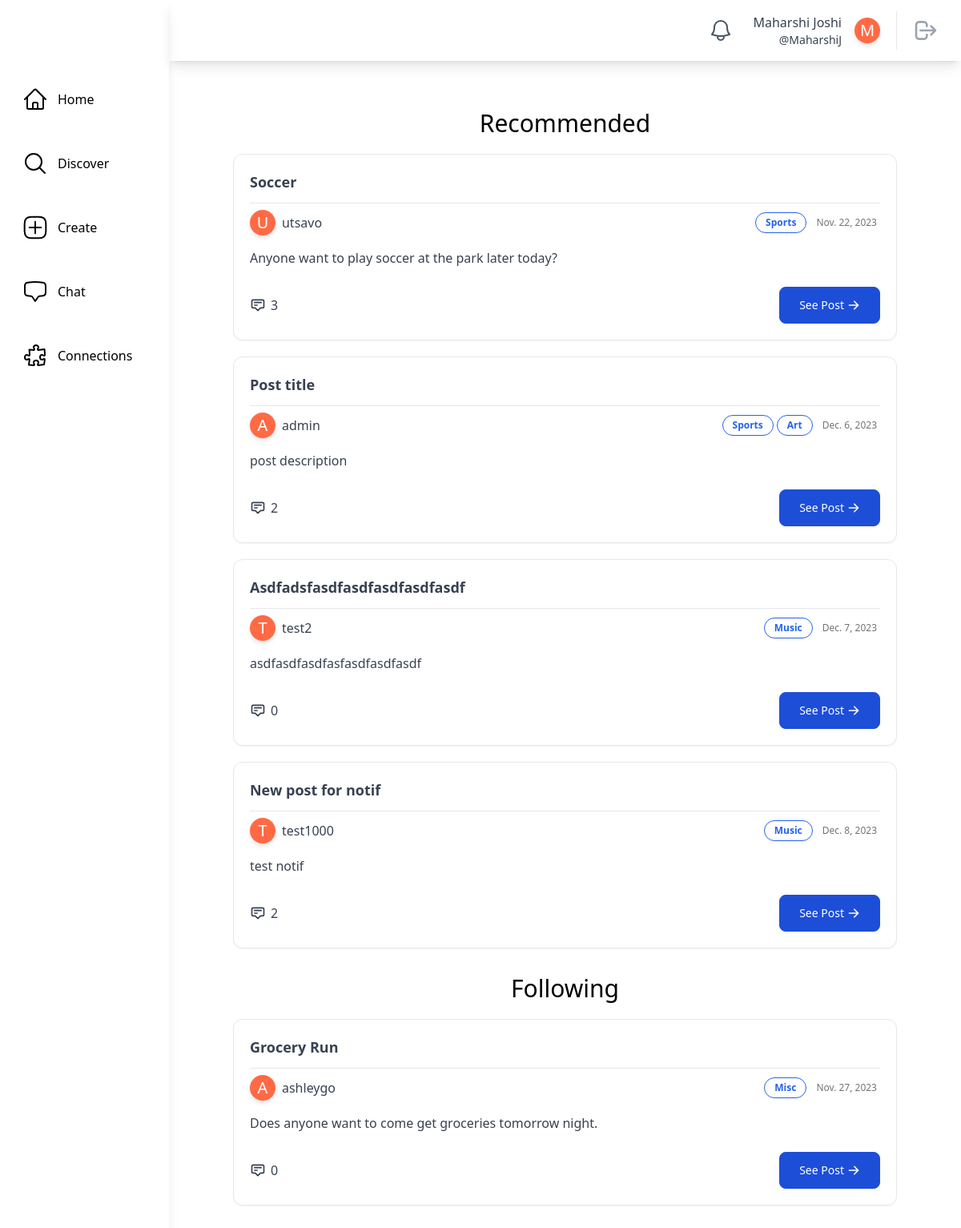
Page /home/ (signed in) on the earlier database version.
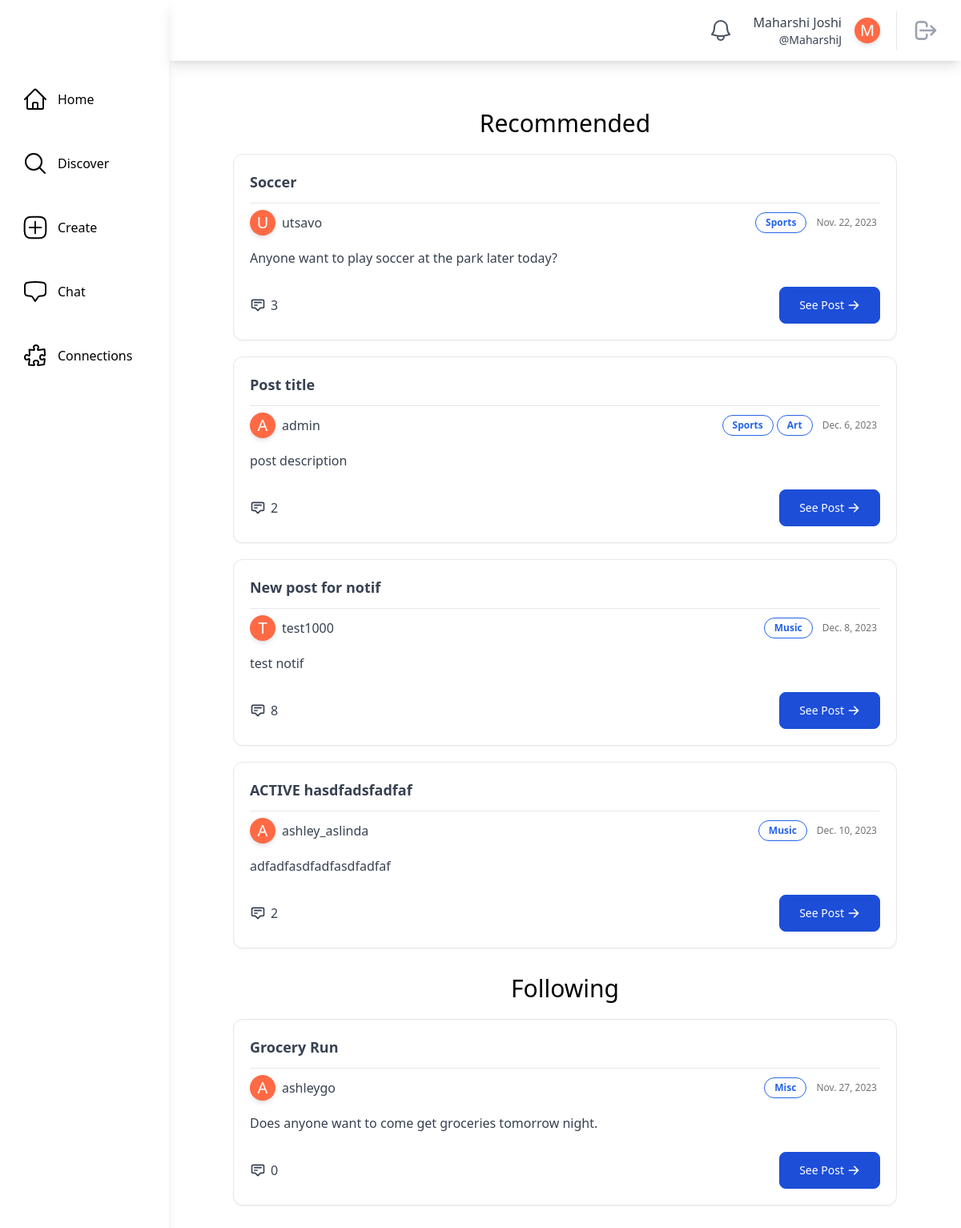
Same page on the later database version.
### main/models.py (models this page shows, shortened)
class SocialUser(AbstractUser):
    class Pronouns(models.IntegerChoices):
        SHE = 1, _("She/Her")
        HE = 2, _("He/Him")
        THEY = 3, _("They/Them")
        OTHER = 4, _("Other/Prefer Not To Say")
    username = models.CharField(max_length=30, unique=True)
    email = models.EmailField(unique=True, default="@nyu.edu")
    full_name = models.CharField(max_length=50, default="")
    pronouns = models.IntegerField(default=Pronouns.OTHER, choices=Pronouns.choices)
    date_of_birth = models.DateField(null=True, validators=[validate_age])
    major = models.CharField(max_length=100, default="undeclared")
    tags = models.ManyToManyField(InterestTag, related_name="tags")
    profile_picture = models.ImageField(
        upload_to="profile_pics/", null=True, blank=True
    )
    timestamp = models.DateTimeField("timestamp", default=timezone.now)  # joined

class InterestTag(models.Model):
    name = models.CharField(max_length=50, unique=True)
    class Meta:
        db_table = "interest_tags"
        verbose_name_plural = "Interest Tags"
    def __str__(self):
        return self.name

### posts/models.py (models this page shows, shortened)
class ActivityPost(models.Model):
    class PostStatus(models.IntegerChoices):
        DRAFT = 1, _("Draft")
        ACTIVE = 2, _("Active")
        ARCHIVED = 3, _("Archived")
    class Meta:
        db_table = "activity_posts"
        verbose_name_plural = "Activity Posts"
    poster = models.ForeignKey(settings.AUTH_USER_MODEL, on_delete=models.CASCADE)
    timestamp = models.DateTimeField(auto_now_add=True)
    title = models.CharField(max_length=255)
    description = models.TextField(max_length=1023)
    status = models.IntegerField(default=PostStatus.DRAFT, choices=PostStatus.choices)
    tags = models.ManyToManyField(InterestTag)

### main/views.py (the view)
# urls.py: path("home/", views.HomePageView.as_view(), name="home"),
@method_decorator(login_required, name="dispatch")
class HomePageView(LoginRequiredMixin, generic.ListView):
    model = ActivityPost
    template_name = "main/home.html"
    def get_context_data(self, **kwargs):
        context = super().get_context_data(**kwargs)
        interests_posts = ActivityPost.objects.filter(
            tags__in=self.request.user.tags.all(),
            status=ActivityPost.PostStatus.ACTIVE,
        )
        blocked_users = Block.get_blocked_users(self.request.user)
        blocking_users = Block.get_blocking_users(self.request.user)
        context["interests_posts"] = interests_posts.exclude(
            poster__in=blocked_users
        ).exclude(poster__in=blocking_users)
        user_connections = Connection.get_active_connections(self.request.user)
        connected_users = [
            connection.receiver
            if connection.receiver != self.request.user
            else connection.requester
            for connection in user_connections
        ]
        context["connection_posts"] = ActivityPost.objects.filter(
            poster__in=connected_users,
            status=ActivityPost.PostStatus.ACTIVE,
        )
        return context

### main/models.py (called while the page is built)
    @classmethod
    def count_unread_notifications(cls, user):
        return (
            cls.objects.filter(models.Q(recipient_user=user, is_read=False))
            .all()
            .order_by("-timestamp")
            .count()
        )

    @classmethod
    def get_active_connections(cls, user):
        return cls.objects.filter(
            (models.Q(requester=user) | models.Q(receiver=user))
            & models.Q(status=Connection.ConnectionStatus.CONNECTED)
        ).all()

    @classmethod
    def get_blocked_users(cls, user):
        return user.blocked_users.all().order_by("timestamp").values("blocked_user")

    @classmethod
    def get_blocking_users(cls, user):
        return user.blocking_users.all().values("blocker")

### theme/templatetags/theme_customfilters.py (called while the page is built)
@register.filter
def count_unread_notifications(user):
    return Notification.count_unread_notifications(user)

### main/templates/main/home.html (shortened to what this page needs)
{% extends "base.html" %}
{% block content %}
    <div class="m-20 mt-5 overflow-auto">
        <div class="justify-center">
            <div class="container mx-auto mt-10 mb-10 overflow-scroll">
                <div class="text-3xl mb-5 text-center">Recommended</div>
                    {% if interests_posts %}
                        {% for post in interests_posts %}
                            {% if post.poster != user %}
                                <div class="mb-5 w-full">{% include "posts/post_card.html" with post=post %}</div>
                            {% endif %}
                        {% endfor %}
                    {% else %}
                        <p class="text-center text-gray-500">No recommended posts. Try adding some interests in your profile!</p>
                    {% endif %}
                <div class="text-3xl mb-5 text-center">Following</div>
                <div class="mt-5">
                    {% if connection_posts %}
                        {% for post in connection_posts %}
                            {% if post.poster != user %}
                                <div class="mb-5">{% include "posts/post_card.html" with post=post %}</div>
                            {% endif %}
                        {% endfor %}
                    {% else %}
                        <p class="text-center text-gray-500">No posts from your connections. Try making more connections!</p>
                    {% endif %}
                </div>
            </div>
        </div>
    </div>
{% endblock content %}

### theme/templates/base.html (shortened to what this page needs)
{% load static tailwind_tags %}
{% load theme_customfilters %}
<!DOCTYPE html>
<html lang="en">
    <head>
        {% tailwind_css %}
    </head>
    <body class="flex bg-white min-h-screen">
        {% if user.is_authenticated %}
            <div class="h-screen w-full bg-white relative flex overflow-hidden">
                <aside class="h-full shadow-lg w-64 flex flex-col space-y-10 items-start relative bg-white text-black">
                    <div class="h-16 flex items-center w-full">
                    </div>
                    <a href="{% url 'main:home' %}"
                       class="flex items-center ml-6 p-1 rounded hover:bg-gray-100 focus:bg-gray-100 transition duration-200 transform hover:scale-110">
                        <span class="ml-3">Home</span>
                    </a>
                    <a href="{% url 'main:discover' %}"
                       class="flex items-center ml-6 p-1 rounded hover:bg-gray-100 focus:bg-gray-100 transition duration-200 transform hover:scale-110">
                        <svg xmlns="http://www.w3.org/2000/svg"
                             fill="none"
                             viewBox="0 0 24 24"
                             stroke-width="1.5"
                             stroke="currentColor"
                             class="w-8 h-8">
                            <path stroke-linecap="round" stroke-linejoin="round" d="M21 21l-5.197-5.197m0 0A7.5 7.5 0 105.196 5.196a7.5 7.5 0 0010.607 10.607z" />
                        </svg>
                        <span class="ml-3">Discover</span>
                    </a>
                    <a href="{% url 'posts:create_post' %}"
                       class="flex items-center ml-6 p-1 rounded hover:bg-gray-100 focus:bg-gray-100 transition duration-200 transform hover:scale-110">
                        <span class="ml-3">Create</span>
                    </a>
                    <a href="{% url 'chat:chat_room_list' %}"
                       class="flex items-center ml-6 p-1 rounded hover:bg-gray-100 focus:bg-gray-100 transition duration-200 transform hover:scale-110">
                        <span class="ml-3">Chat</span>
                    </a>
                    <a href="{% url 'main:connections' user.username %}"
                       class="flex items-center ml-6 p-1 rounded hover:bg-gray-100 focus:bg-gray-100 transition duration-200 transform hover:scale-110">
                        <span class="ml-3">Connections</span>
                    </a>
                </aside>
                <div class="w-full h-full flex flex-col justify-between">
                    <header class="h-20 w-full flex items-center relative justify-end px-5 shadow-lg">
                        <a href="{% url 'main:notifications' user.username %}"
                           class="relative p-2 text-gray-600 hover:bg-gray-100 hover:text-gray-600 focus:bg-gray-100 focus:text-gray-600 rounded-full">
                           <span class="absolute top-1 left-6 text-xs bg-red-500 text-white font-medium px-1 shadow-lg rounded-full border-2 border-white">
                           </span>
                        </a>
                        <a href="{% url 'main:profile_page' user.username %}"
                           class="rounded hover:bg-gray-100 hover:text-gray-600 focus:bg-gray-100 focus:text-gray-600 px-2 ml-2">
                            <div class="flex flex-shrink-0 items-center space-x-4 text-gray-700">
                                <div class="flex flex-col items-end ">
                                    <div class="text-md font-medium ">{{ user.full_name|capfirst }}</div>
                                    <div class="text-sm font-regular">@{{ user.username }}</div>
                                </div>
                                <div class="rounded-full h-8 w-8 bg-[#ff6a45] flex items-center justify-center shadow-md border-white transition duration-200 transform hover:scale-110">
                                    {% if user.profile_picture %}
                                        {% comment %} Profile Picture with same shape {% endcomment %}
                                    {% else %}
                                            <span class="text-white text-xl">{{ user.full_name|first|capfirst }}</span>
                                    {% endif %}
                                </div>
                            </div>
                        </a>
                        <div class="border-l pl-3 ml-3 space-x-1">
                            <button class="relative p-2 text-gray-400 hover:bg-gray-100 hover:text-gray-600 focus:bg-gray-100 focus:text-gray-600 rounded-full">
                                <a href="{% url 'main:logout' %}">
                                    <svg aria-hidden="true"
                                         fill="none"
                                         viewBox="0 0 24 24"
                                         stroke="currentColor"
                                         class="h-8 w-8">
                                        <path stroke-linecap="round" stroke-linejoin="round" stroke-width="2" d="M17 16l4-4m0 0l-4-4m4 4H7m6 4v1a3 3 0 01-3 3H6a3 3 0 01-3-3V7a3 3 0 013-3h4a3 3 0 013 3v1" />
                                    </svg>
                                </a>
                            </button>
                        </div>
                    </header>
                    <main class="max-w-full h-full flex flex-col relative overflow-auto">
                        {% block content %}
                        {% endblock content %}
                    </main>
                </div>
            </div>
        {% endif %}
    </body>
</html>

### posts/templates/posts/post_card.html
<div class="rounded-xl border p-5 shadow-sm bg-white">
    <div class="text-lg font-bold text-gray-700 border-b pb-3">{{ post.title|capfirst }}</div>
    <div class="flex flex-wrap w-full items-center justify-between">
        <a href="{% url 'main:profile_page' post.poster.username %}"
           class="flex items-center hover:bg-gray-100 rounded hover:text-gray-600 focus:bg-gray-100 focus:text-gray-600 mt-2">
           <div class="rounded-full h-8 w-8 bg-[#ff6a45] flex items-center justify-center shadow-md border-white transition duration-200 transform hover:scale-110">
              {% if post.poster.profile_picture %}
                 {% comment %} Profile Picture with same shape {% endcomment %}
              {% else %}
                 <span class="text-white text-xl">{{ post.poster.full_name|first|capfirst }}</span>
              {% endif %}
           </div>
           <div class="flex items-center ml-2">
              <div class="text-md font-regular text-gray-700">{{ post.poster.username }}</div>
           </div>
        </a>
        <div class="flex flex-wrap justify-self-end items-center">
            <div class="flex items-center justify-items-start mr-2 mt-2">
                {% for tag in post.tags.all %}
                    <button class="mr-1 rounded-2xl border border-blue-600 text-blue-600 bg-white px-3 py-1 text-xs font-semibold">{{ tag }}</button>
                {% endfor %}
            </div>
            <div class="text-xs text-neutral-500 text-right mr-1 mt-2">{{ post.timestamp.date }}</div>
        </div>
    </div>
    <div class="mt-4 mb-6">
        <div class="text-gray-700">{{ post.description }}</div>
    </div>
    <div class="w-full flex flex-row justify-between">
        <div class="flex items-center transition text-gray-700 hover:text-gray-700">
            <svg xmlns="http://www.w3.org/2000/svg"
                 class="mr-1.5 h-5 w-5"
                 fill="none"
                 viewBox="0 0 24 24"
                 stroke="currentColor"
                 stroke-width="2">
                <path stroke-linecap="round" stroke-linejoin="round" d="M7 8h10M7 12h4m1 8l-4-4H5a2 2 0 01-2-2V6a2 2 0 012-2h14a2 2 0 012 2v8a2 2 0 01-2 2h-3l-4 4z" />
            </svg>
            <span>{{ post.comments.count }}</span>
        </div>
        <a href="{% url 'posts:post_details' poster=post.poster pk=post.id %}"
           class="inline-flex items-center justify-center px-6 py-3 mb-2 text-sm text-white bg-blue-700 rounded-lg border border-blue-700 hover:bg-blue-800 focus:ring-4 focus:outline-none focus:ring-blue-300 sm:w-auto sm:mb-0"
           data-primary="green-400"
           data-rounded="rounded-2xl"
           data-primary-reset="{}">
            See Post
            <svg class="w-4 h-4 ml-1"
                 xmlns="http://www.w3.org/2000/svg"
                 viewBox="0 0 20 20"
                 fill="currentColor">
                <path fill-rule="evenodd" d="M10.293 3.293a1 1 0 011.414 0l6 6a1 1 0 010 1.414l-6 6a1 1 0 01-1.414-1.414L14.586 11H3a1 1 0 110-2h11.586l-4.293-4.293a1 1 0 010-1.414z" clip-rule="evenodd">
                </path>
            </svg>
        </a>
    </div>
</div>

Differences in the rows shown:
removed ActivityPost: title "Asdfadsfasdfasdfasdfasdfasdf", poster.full_name|first "T", poster.username "test2", timestamp "Dec. 7, 2023", description "asdfasdfasdfasfasdfasdfasdf", comments.count "0", InterestTag (name "Music")
computed for ActivityPost "New post for notif": comments.count "2" → "8"
added ActivityPost: title "ACTIVE hasdfadsfadfaf", poster.full_name|first "A", poster.username "ashley_aslinda", timestamp "Dec. 10, 2023", description "adfadfasdfadfasdfadfaf", comments.count "2", InterestTag (name "Music")
